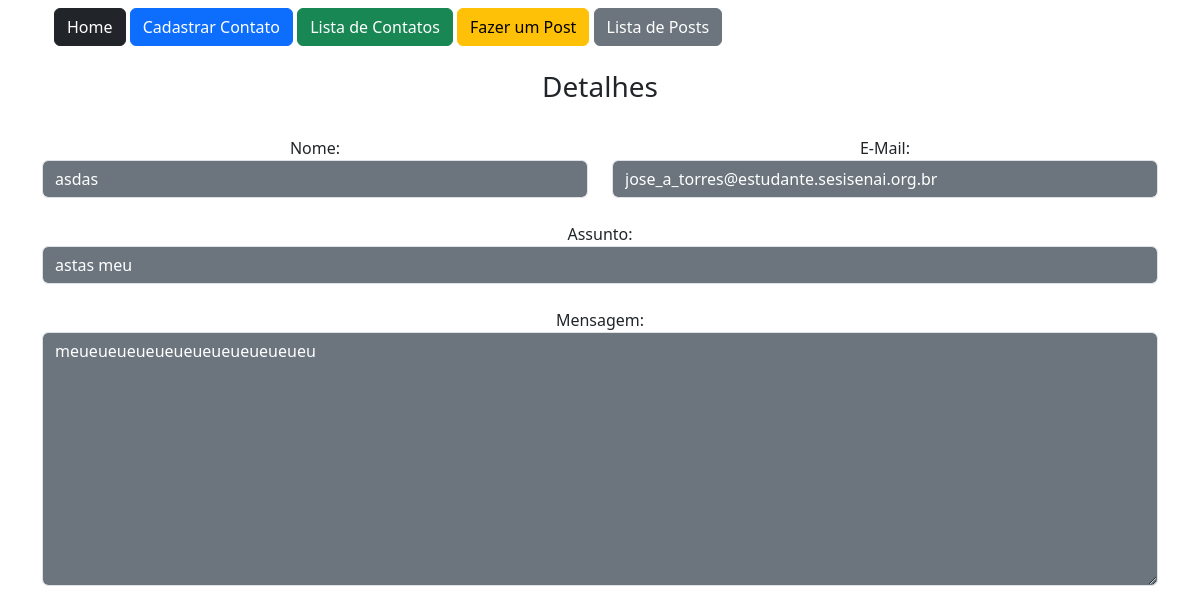
/contato/3 (signed in), run on the app's committed database.
### app/models.py (models this page shows)
class Contato(db.Model):
    id = db.Column(db.Integer, primary_key=True)
    data_envio = db.Column(db.DateTime, default=datetime.now)
    nome = db.Column(db.String, nullable=True)
    email = db.Column(db.String, nullable=True)
    assunto = db.Column(db.String, nullable=True)
    mensagem = db.Column(db.String, nullable=True)
    respondido = db.Column(db.Integer, default=0)

### app/view.py (the view)
@app.route('/contato/<int:id>')
@login_required
def contatoDetail(id):
    obj=Contato.query.get(id)
    return render_template('contato_detail.html', obj=obj)

### app/models.py (called while the page is built)
@login_manager.user_loader
def load_user(user_id):
    return User.query.get(int(user_id))

### app/templates/contato_detail.html
{% extends 'base.html' %}
{% block content %}
    <div class="container">
        {% include 'nav.html' %}
        <div class="row mt-4 text-center">
            <h3>Detalhes</h3>
            <div class="col-md-6 mt-4 text-center">
                Nome:
                <input type="text" value="{{obj.nome}}" class="form-control bg-secondary text-white" radeonly>
            </div>
            <div class="col-md-6 mt-4 text-center">
                E-Mail:
                <input type="text" value="{{obj.email}}" class="form-control bg-secondary text-white" radeonly>
            </div>
            <div class="col-md-12 mt-4 text-center">
                Assunto:
                <input type="text" value="{{obj.assunto}}" class="form-control bg-secondary text-white" radeonly>
            </div>
            <div class="col-md-12 mt-4 text-center">
                Mensagem:
                <textarea type="text" rows="10" class="form-control bg-secondary text-white" redeonly>{{obj.mensagem}}</textarea>
            </div>
        </div>
    </div>
{% endblock %}

### data on the page
Contato: nome "asdas", email "jose_a_torres@estudante.sesisenai.org.br", assunto "astas meu", mensagem "meueueueueueueueueueueueueu"
